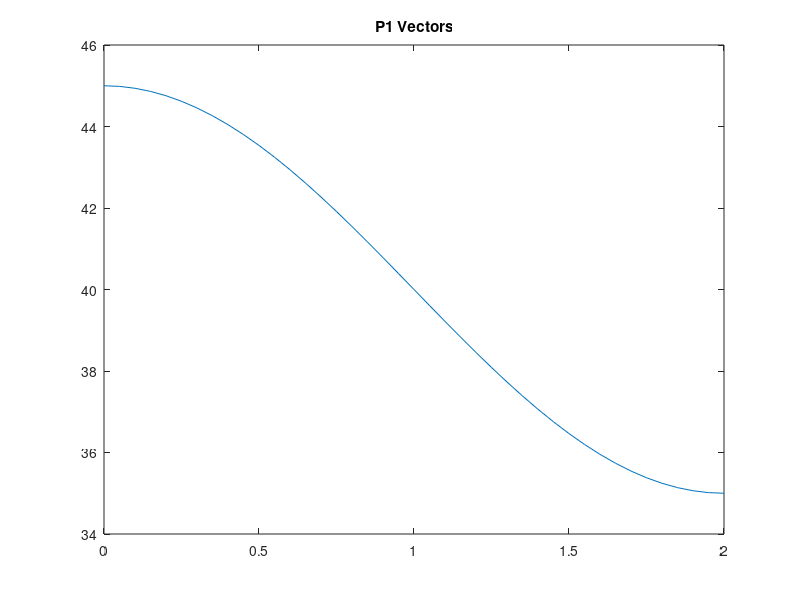
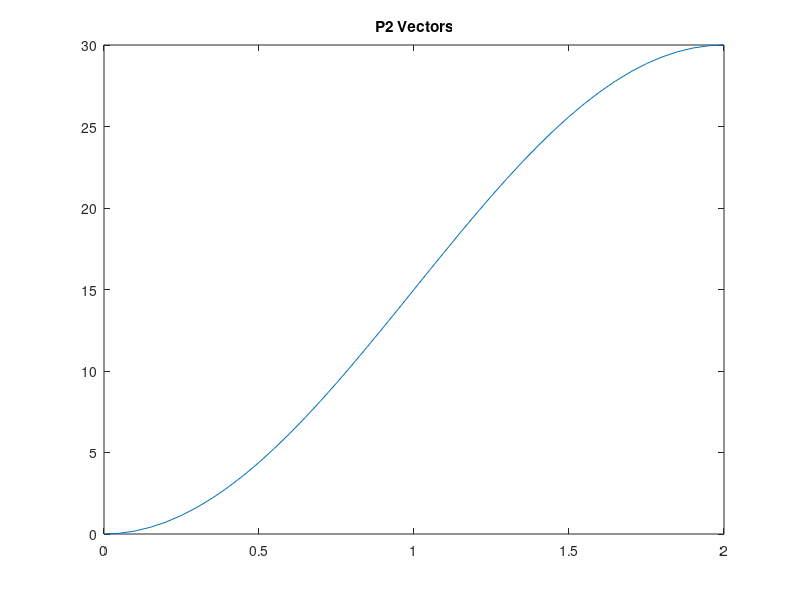
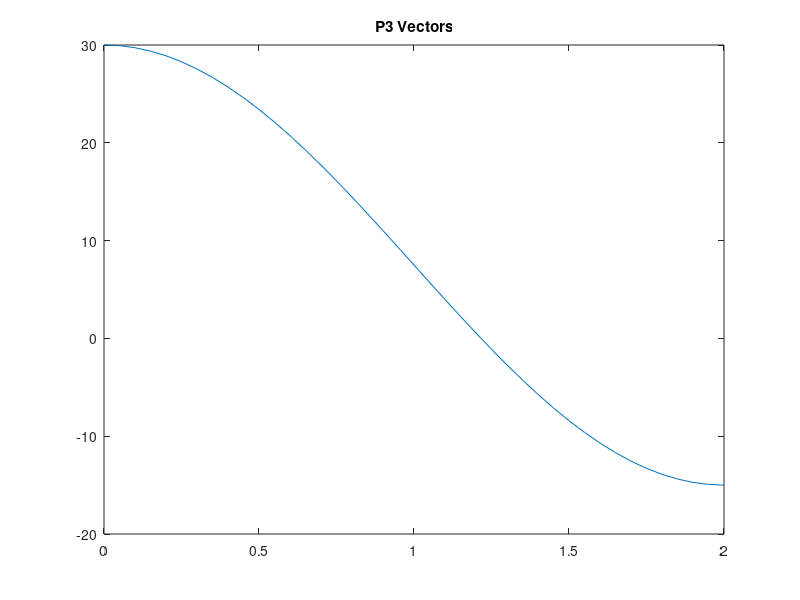
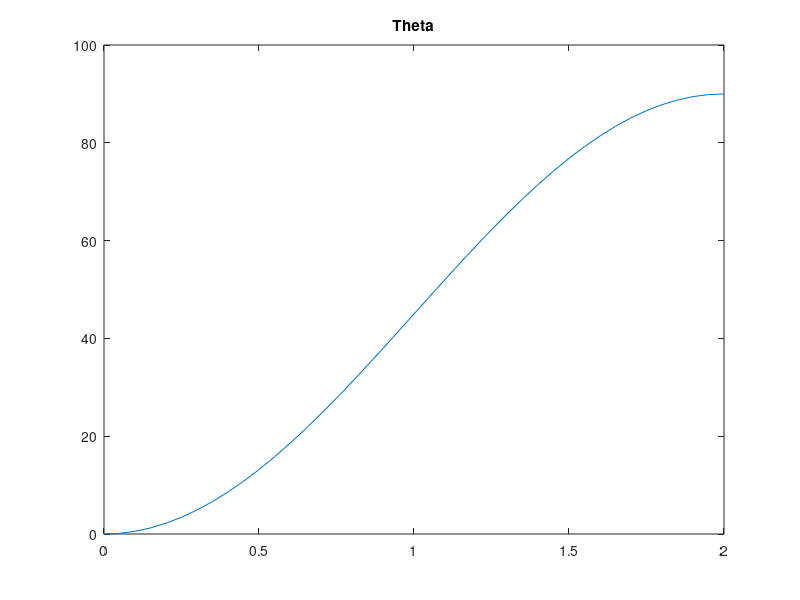

MATLAB code for these plots, in order: (Note: this script raises an error after producing the figures.)
%% CMD HW 4 21631211 Cahit Oğuz Saydam
clc,
clear;
clear all;
%% transformation matrix by using sinusoidal function
ti = 0;  %[s] initial time
tf = 2; %[s] final time

A = [45 0 30]';   %[cm] initial position
B = [35 30 -15]'; %[cm] final position

ph = 0; %phi angle
th1 = 0; th2 = 90*pi/180; %theta angle
ps1 = 0; ps2 = 45*pi/180; %angle psi
t = ti:0.05:tf; %time value

% Position vectors by using sinusoidal function
p1 = (A(1)-B(1))*cos(pi*t/tf)/2 + (A(1)+B(1))/2;
p2 = (B(2)-A(2))*cos((pi*t/tf)+pi)/2 + (B(2)+A(2))/2;
p3 = (A(3)-B(3))*cos(pi*t/tf)/2 + (A(3)+B(3))/2;
p = [p1; p2; p3];
% Angles phi, theta and psi
theta = (th2-th1)*cos((pi*t/tf)+pi)/2 + (th2+th1)/2;
phi = (ph-ph)*cos((pi*t/tf)+pi)/2 + (ph+ph)/2;
psi = (ps2-ps1)*cos((pi*t/tf)+pi)/2 + (ps2+ps1)/2;

% Plot position vectors
plot(t,p1);
title('P1 Vectors');
figure()
plot(t,p2);
title('P2 Vectors');
figure()
plot(t,p3);
title('P3 Vectors');
figure()
plot(t,theta*180/pi);
title('Theta');
figure()
plot(t,phi*180/pi);
title('Phi');
figure()
plot(t,psi*180/pi);
title('Psi');
    
% Given parameters
a2 = 30; d2 = 10;  d4 = 20; d6 = 12; %[cm] dimensions of the robot
u1 = [1 0 0]'; u2 = [0 1 0]'; u3 = [0 0 1]'; % unit vectors
sigma1 = 1; sigma3 = -1; sigma5 = 1;
  
lr = length(t); % wrist position of length
for i = 1:lr

    C = rot3(phi(i)) * rot2(theta(i)) * rot1(psi(i));
    r = p - d6*C*u3;
    r1 = r'*u1;
    r2 = r'*u2;
    r3 = r'*u3;  
    lr = length(r); 
   
    % theta1
    alpha1 = atan2(r2(i),r1(i));
    sigma1 = 1;
    psi1 = atan2(d2,sigma1*sqrt(r1(i)^2+r2(i)^2-d2^2));
    theta1(i) = alpha1 - psi1;
    % theta2, theta3
    alpha2 = acos((r1(i)^2+r2(i)^2+r3(i)^2-a2^2-d4^2)/(2*a2*d4));
    alpha3 = atan2(sqrt(1-(r3(i)/a2)^2), r3(i)/a2);
    sigma3 = 1;
    theta3(i) = atan2(sigma3*sin(alpha3), cos(alpha3));
    theta2(i) = atan2((r3(i)*sin(theta3(i))+d4*sin(alpha2+theta3(i))),(r1(i)*cos(theta1(i))+r2(i)*sin(theta1(i))-d2));
    %theta4
    c23 = C(2,3); c13 = C(1,3);
    valsin4 = sigma5*c23; valcos4 = sigma5*c13;
    theta4(i) = atan2(valsin4,valcos4);
    %theta5
    c33 = C(3,3);
    valcos5 = c33; valsin5 = sigma5*sqrt(1-valcos5^2);
    theta5(i) = atan2(valsin5,valcos5);
    %theta6
    c32 = C(3,2); c31 = C(3,1);
    valsin6 = sigma5*c32; valcos6 = -sigma5*c31;
    theta6(i) = atan2(valsin6,valcos6);

end
%% Plot the theta angles
figure();
plot(t(1:41),theta1*180/pi);
title('theta1');
figure();
plot(t(1:41),theta2*180/pi);
title('theta2');
figure();
plot(t(1:41),theta3*180/pi);
title('theta3');
figure();
plot(t(1:41),theta4*180/pi);
title('theta4');
figure();
plot(t(1:41),theta5*180/pi);
title('theta5');
figure();
plot(t(1:41),theta6*180/pi);
title('theta6');
%% Rotation Functions
% Rotation u1 vector direction is angle of a 
function Rotation1 = rot1(a)
Rotation1 = [1 0 0; 0 cos(a) -sin(a); 0 sin(a) cos(a)];
end

% Rotation u2 vector direction is angle of a
function Rotation2 = rot2(a)
Rotation2 = [cos(a) 0 sin(a); 0 1 0; -sin(a) 0 cos(a)];
end

% Rotation u3 vector direction is angle of a
function Rotation3 = rot3(a)
Rotation3 = [cos(a) -sin(a) 0; sin(a) cos(a) 0; 0 0 1];
end
